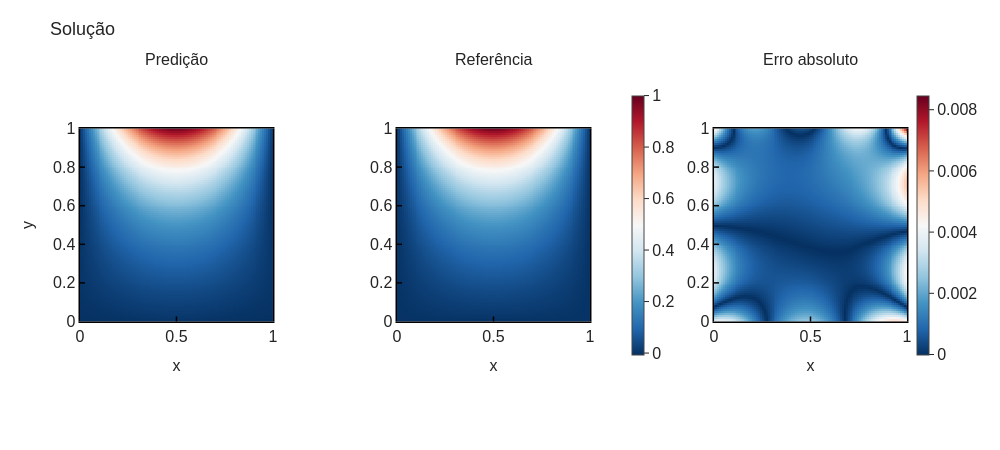

The notebook cell saved with this chart:
### Code cell
plot_heatmaps(results['U_pred'], results['U_ref'], results['x'], results['y'])
